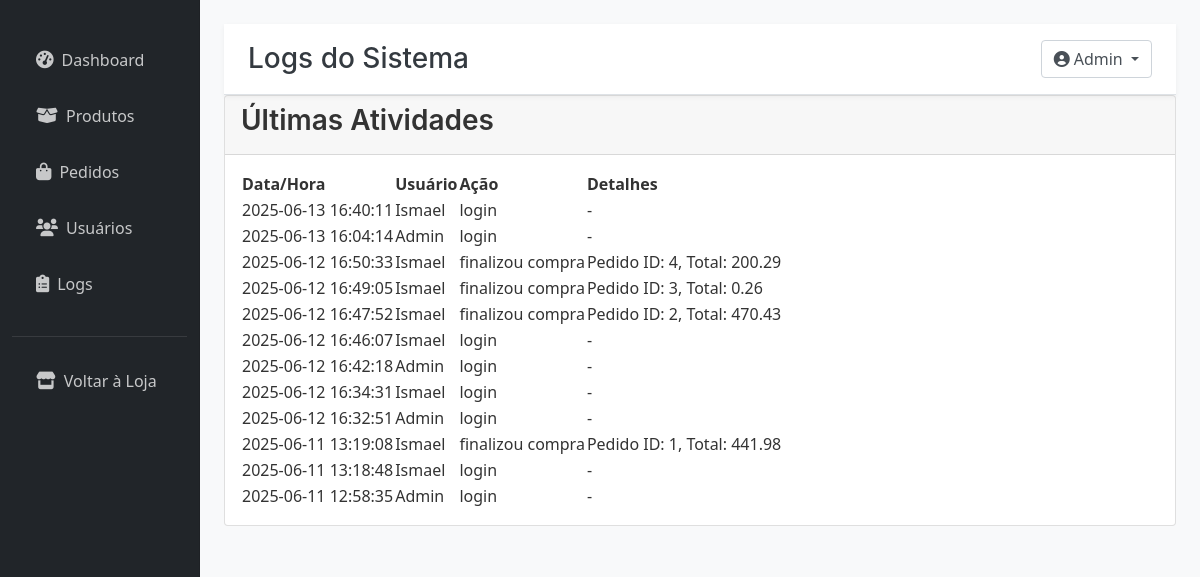
The app's page /admin/logs (signed in) with its own data.
### tables this page shows
CREATE TABLE usuarios (
            id INTEGER PRIMARY KEY AUTOINCREMENT,
            nome TEXT NOT NULL,
            email TEXT UNIQUE NOT NULL,
            senha TEXT NOT NULL,
            is_admin BOOLEAN DEFAULT 0
        );

CREATE TABLE logs_atividades (
            id INTEGER PRIMARY KEY AUTOINCREMENT,
            usuario_id INTEGER,
            acao TEXT NOT NULL,
            detalhes TEXT,
            data TIMESTAMP DEFAULT CURRENT_TIMESTAMP,
            FOREIGN KEY (usuario_id) REFERENCES usuarios(id)
        );

### routes/admin.py (the view)
@admin_bp.route('/logs')
@admin_required
def admin_logs():
    conn = conectar_db()
    cursor = conn.cursor()
    cursor.execute('''
        SELECT l.id, l.acao, l.detalhes, l.data, u.nome
        FROM logs_atividades l
        LEFT JOIN usuarios u ON l.usuario_id = u.id
        ORDER BY l.data DESC
        LIMIT 100
    ''')
    logs = cursor.fetchall()
    conn.close()
    return render_template('admin/logs.html', logs=logs)

### app.py (called while the page is built)
@app.context_processor
def inject_carrinho():
    total_itens = 0
    if 'usuario_id' in session:
        try:
            total_itens = contar_itens_carrinho_db(session['usuario_id'])
        except Exception as e:
            print(f"Erro no context processor ao contar itens do carrinho (DB): {e}")
            total_itens = 0
    return {'total_itens': total_itens, 'formatar_moeda': formatar_moeda} # Adiciona formatar_moeda para uso em templates

### database.py (called while the page is built)
def conectar_db():
    conn = sqlite3.connect(DB_NAME)
    conn.row_factory = sqlite3.Row # Permite acessar colunas por nome
    return conn

def contar_itens_carrinho_db(usuario_id):
    conn = conectar_db()
    cursor = conn.cursor()
    cursor.execute('''
    SELECT COALESCE(SUM(quantidade), 0)
    FROM carrinho
    WHERE usuario_id = ?
    ''', (usuario_id,))
    total_itens = cursor.fetchone()[0]
    conn.close()
    return total_itens

### templates/admin/logs.html (shortened to what this page needs)
{% extends "admin/base.html" %}
{% block page_title %}Logs do Sistema{% endblock %}
{% block content %}
<div class="card">
    <div class="card-header">
        <h3 class="card-title">Últimas Atividades</h3>
    </div>
    <div class="card-body">
        <table class="admin-table">
            <thead>
                <tr>
                    <th>Data/Hora</th>
                    <th>Usuário</th>
                    <th>Ação</th>
                    <th>Detalhes</th>
                </tr>
            </thead>
            <tbody>
                {% for log in logs %}
                <tr>
                    <td>{{ log[3] }}</td>
                    <td>{{ log[4] if log[4] else 'Sistema' }}</td>
                    <td>{{ log[1] }}</td>
                    <td>{{ log[2] if log[2] else '-' }}</td>
                </tr>
                {% endfor %}
            </tbody>
        </table>
    </div>
</div>
{% endblock %}

### templates/admin/base.html (shortened to what this page needs)
<!DOCTYPE html>
<html lang="pt-BR">
<head>
    <link href="https://cdn.jsdelivr.net/npm/bootstrap@5.1.3/dist/css/bootstrap.min.css" rel="stylesheet">
    <link rel="stylesheet" href="https://cdnjs.cloudflare.com/ajax/libs/font-awesome/6.0.0/css/all.min.css">
    <link rel="stylesheet" href="{{ url_for('static', filename='admin.css') }}"> </head>
<body>
    <div class="container-fluid">
        <div class="row">
            <div class="col-md-3 col-lg-2 d-md-block sidebar collapse bg-dark" id="sidebarMenu">
                <div class="position-sticky pt-3">
                    <ul class="nav flex-column">
                        <li class="nav-item">
                            <a class="nav-link {% if request.endpoint == 'admin_dashboard' %}active{% endif %}"
                               href="{{ url_for('admin_dashboard') }}">
                                <i class="fas fa-tachometer-alt me-2"></i>Dashboard
                            </a>
                        </li>
                        <li class="nav-item">
                            <a class="nav-link {% if request.endpoint == 'admin_produtos' %}active{% endif %}"
                               href="{{ url_for('admin_produtos') }}">
                                <i class="fas fa-box-open me-2"></i>Produtos
                            </a>
                        </li>
                        <li class="nav-item">
                            <a class="nav-link {% if request.endpoint == 'admin_pedidos' %}active{% endif %}"
                               href="{{ url_for('admin_pedidos') }}">
                                <i class="fas fa-shopping-bag me-2"></i>Pedidos
                            </a>
                        </li>
                        <li class="nav-item">
                            <a class="nav-link {% if request.endpoint == 'admin_usuarios' %}active{% endif %}"
                               href="{{ url_for('admin_usuarios') }}">
                                <i class="fas fa-users me-2"></i>Usuários
                            </a>
                        </li>
                        <li class="nav-item">
                            <a class="nav-link {% if request.endpoint == 'admin_logs' %}active{% endif %}"
                               href="{{ url_for('admin_logs') }}">
                                <i class="fas fa-clipboard-list me-2"></i>Logs
                            </a>
                        </li>
                        <li class="nav-item mt-3">
                            <a class="nav-link" href="{{ url_for('login') }}">
                                <i class="fas fa-store me-2"></i>Voltar à Loja
                            </a>
                        </li>
                    </ul>
                </div>
            </div>
            <main class="col-md-9 ms-sm-auto col-lg-10 px-md-4 py-4">
                <div class="d-flex justify-content-between flex-wrap flex-md-nowrap align-items-center pt-3 pb-2 mb-3 border-bottom">
                    <h1 class="h2">{% block page_title %}Dashboard{% endblock %}</h1>
                    <div class="btn-toolbar mb-2 mb-md-0">
                        <div class="dropdown">
                            <button class="btn btn-outline-secondary dropdown-toggle" type="button" id="dropdownMenuButton" data-bs-toggle="dropdown">
                                <i class="fas fa-user-circle me-1"></i>{{ session.get('usuario_nome', 'Admin') }}
                            </button>
                        </div>
                    </div>
                </div>
                {% block content %}{% endblock %}
            </main>
        </div>
    </div>
</body>
</html>

### templates/admin/admin.css (style rules this page uses)
:root { --admin-sidebar-bg: #2c3e50; --admin-text-color: #ecf0f1; --admin-active-bg: #34495e; --admin-hover-bg: #3a536b; --admin-card-shadow: rgba(0, 0, 0, 0.1); }
body { background-color: #f8f9fa; color: #333; }
.sidebar { background: #343a40; padding-top: 1rem; border-right: 1px solid rgba(0, 0, 0, 0.1); position: fixed; top: 0; bottom: 0; left: 0; z-index: 1000; overflow-y: auto; display: flex; flex-direction: column; }
.sidebar .position-sticky { height: calc(100vh - 1rem); display: flex; flex-direction: column; }
.sidebar .nav-link { color: rgba(255, 255, 255, 0.75); padding: 0.75rem 1rem; display: flex; align-items: center; transition: all 0.2s ease-in-out; border-radius: 0.25rem; margin: 0.25rem 0.5rem; }
.sidebar .nav-link i { font-size: 1.1rem; }
.sidebar .nav-item.mt-3 { margin-top: 1.5rem !important; border-top: 1px solid rgba(255, 255, 255, 0.1); padding-top: 1rem; }
main { margin-left: 25%; background-color: #f8f9fa; }
@media (min-width: 768px) { main { margin-left: 16.666667%; } }
.d-flex.justify-content-between.flex-wrap.flex-md-nowrap.align-items-center.pt-3.pb-2.mb-3.border-bottom { background-color: white; padding: 1rem 1.5rem !important; margin-bottom: 0 !important; border-bottom: 1px solid #dee2e6; box-shadow: 0 2px 5px rgba(0, 0, 0, 0.05); position: sticky; top: 0; z-index: 999; }
.d-flex.justify-content-between.flex-wrap.flex-md-nowrap.align-items-center.pt-3.pb-2.mb-3.border-bottom h1 { font-size: 1.75rem; color: #343a40; margin-bottom: 0; }
.dropdown-toggle { background-color: white; color: #495057; border-color: #ced4da; transition: all 0.2s ease-in-out; }
h1, h2, h3, h4, h5, h6 { font-family: 'Inter', sans-serif; font-weight: 600; }

### records on screen
usuarios: get "Admin"
logs_atividades: data "2025-06-13 16:40:11", nome "Ismael", acao "login", log "-"
logs_atividades: data "2025-06-13 16:04:14", nome "Admin", acao "login", log "-"
logs_atividades: data "2025-06-12 16:50:33", nome "Ismael", acao "finalizou compra", detalhes "Pedido ID: 4, Total: 200.29"
logs_atividades: data "2025-06-12 16:49:05", nome "Ismael", acao "finalizou compra", detalhes "Pedido ID: 3, Total: 0.26"
logs_atividades: data "2025-06-12 16:47:52", nome "Ismael", acao "finalizou compra", detalhes "Pedido ID: 2, Total: 470.43"
logs_atividades: data "2025-06-12 16:46:07", nome "Ismael", acao "login", log "-"
logs_atividades: data "2025-06-12 16:42:18", nome "Admin", acao "login", log "-"
logs_atividades: data "2025-06-12 16:34:31", nome "Ismael", acao "login", log "-"
logs_atividades: data "2025-06-12 16:32:51", nome "Admin", acao "login", log "-"
logs_atividades: data "2025-06-11 13:19:08", nome "Ismael", acao "finalizou compra", detalhes "Pedido ID: 1, Total: 441.98"
logs_atividades: data "2025-06-11 13:18:48", nome "Ismael", acao "login", log "-"
logs_atividades: data "2025-06-11 12:58:35", nome "Admin", acao "login", log "-"
